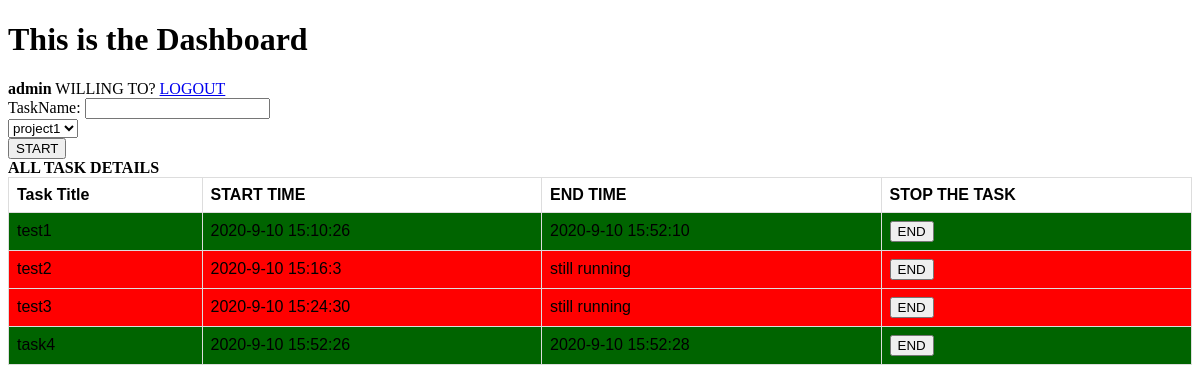
Page /dashboard/ (signed in) on the earlier database version.
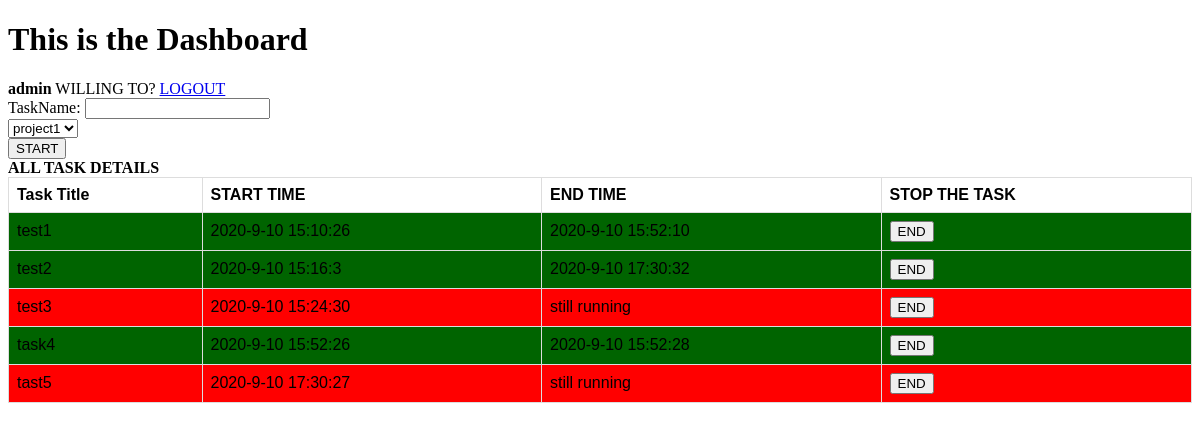
Same page on the later database version.
### accounts/models.py (models this page shows, shortened)
class UserTasks(models.Model):
    employee = models.ForeignKey(User, on_delete=models.CASCADE)
    Task_title = models.CharField(max_length= 100)
    start_time = models.CharField(max_length=60)
    end_time = models.CharField(max_length=60,blank=True)
    status = models.BooleanField(default=True)
    class Meta:
        verbose_name = "Task"
        verbose_name_plural = "Task Names"

### accounts/views.py (the view, shortened to what this page needs)
# urls.py: path('dashboard/',views.dashboardView, name="dashboard"),
@login_required
def dashboardView(request):
    list_of_projects = ProjectNames.objects.all()
    if request.user.is_authenticated:
            print(request.user.id)
            username = User.objects.get(id=request.user.id)
            list_of_task = UserTasks.objects.values('id','Task_title','start_time','end_time','status').all().filter(employee=username)
            print(list_of_task)
    return render(request,'dashboard.html',{'projects':list_of_projects,'tasks':list_of_task})

### accounts/templates/dashboard.html (shortened to what this page needs)
{% extends 'index.html' %}
{% block content %}
    <h1>This is the Dashboard</h1>
    {% if user.is_authenticated %}
        <b>{{user.username}}</b>
        <span>WILLING TO?</span>
        <a href="{% url 'logout' %}"> LOGOUT</a>
        <form method="POST">
            <div class="form-group">
                <label for="name">TaskName:</label>
                <input name="name" class="form-control" id="project_name">
            </div>
            <select name="project_id">
                {% for project in projects %}
                    <option value="{{project.id}}">{{project.project_name}}</option>
                {% endfor %}
            </select>
            <div class="form-group">
                <button name="start"   onclick=StartFunction(this)>START</button>
            </div>
            <div>
                <b>ALL TASK DETAILS</b>
                <table>
                    <tr>
                        <th>Task Title</th>
                        <th>START TIME</th>
                        <th>END TIME</th>
                        <th>STOP THE TASK</th>
                    </tr>
                    {% for task in tasks %}
                    {% if task.status %}
                    <tr style="background-color: red;">
                    {% else %}
                    <tr style="background-color: darkgreen;">
                    {% endif %}
                        <td>{{task.Task_title}}</td>
                        <td>{{task.start_time}}</td>
                        <td>{% if task.end_time %} {{task.end_time}} {% else %} still running {% endif %}</td>
                        <td><button name ="end" value={{task.id}} onclick="EndFunction(this)">END</button></td>
                    </tr>
                    {% endfor %}
                </table>
            </div>
        </form>
        {% else %}
        <a href="{% url 'login_url' %}">LOGIN</a>
        <a href="{% url 'register_url' %}">Register</a>
    {% endif %}
{% endblock %}

Differences in the rows shown:
changed UserTasks "test2": status True → False (drawn); end_time (not shown) → "2020-9-10 17:30:32"; no longer shows "still running"
added UserTasks: Task_title "tast5", start_time "2020-9-10 17:30:27", end_time "still running", {{ task.id }} 8 (drawn)
